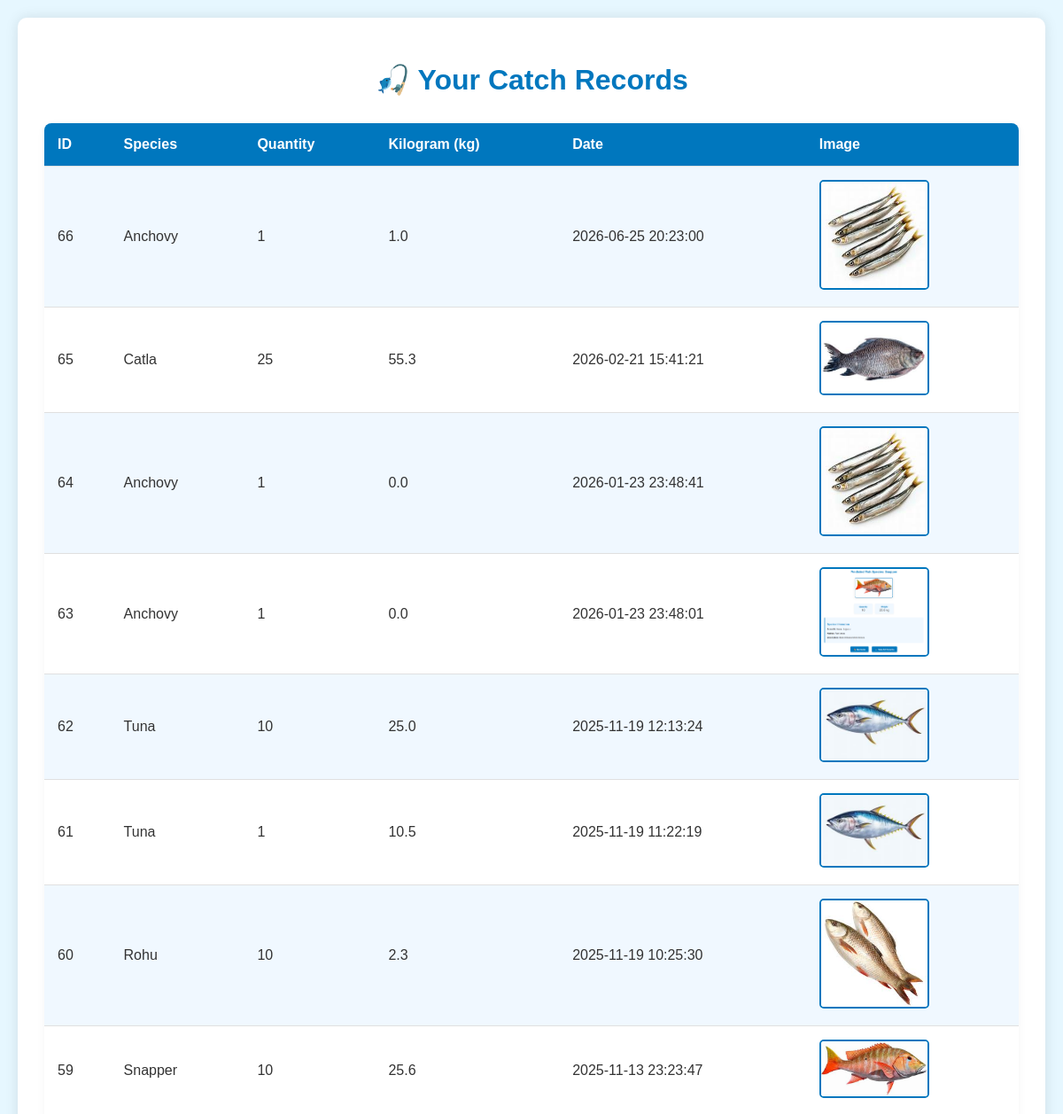
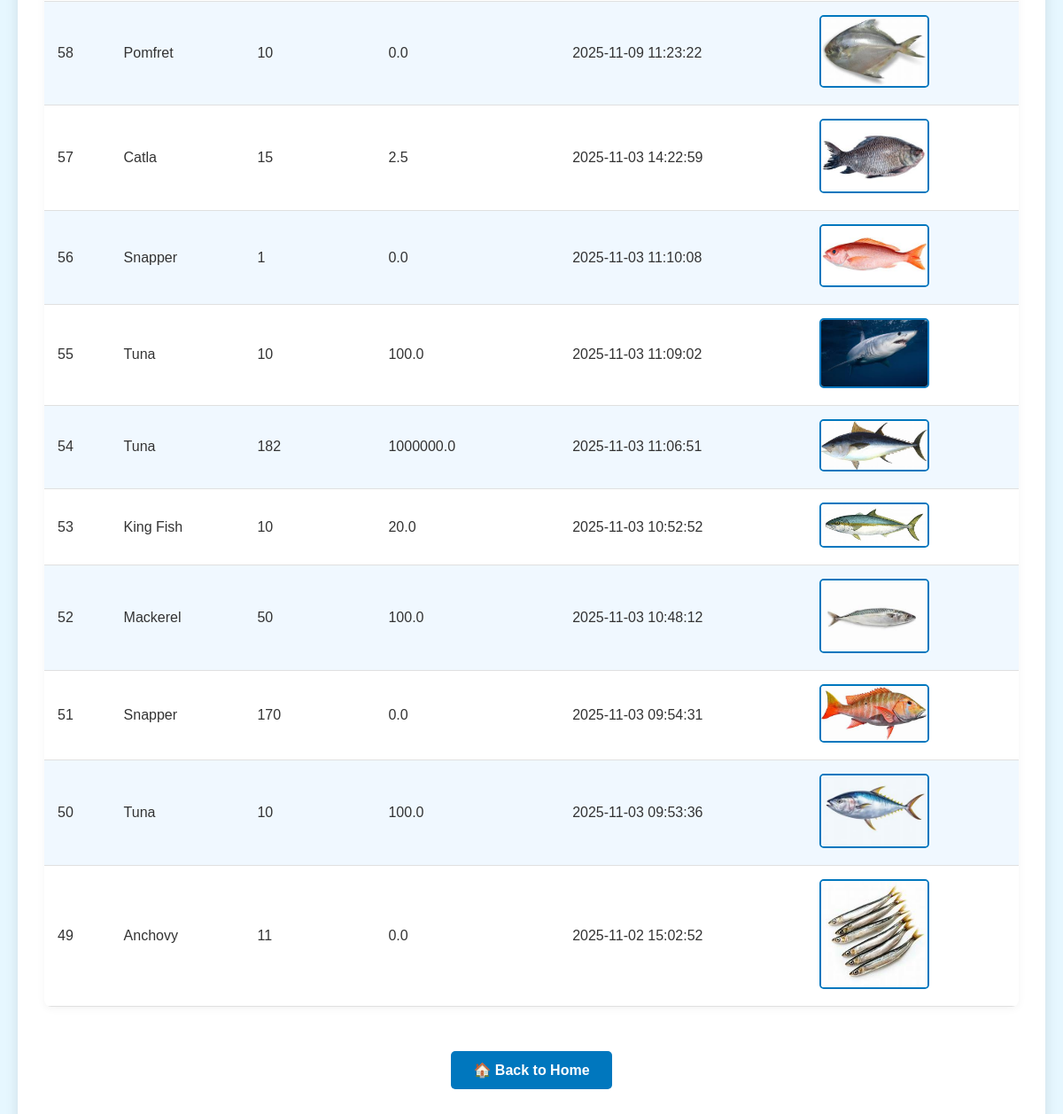
Page /records on the committed database (2 pictures, top to bottom).
### tables this page shows
CREATE TABLE records (
                    id INTEGER PRIMARY KEY AUTOINCREMENT,
                    species TEXT,
                    quantity INTEGER,
                    kilogram REAL,
                    date TEXT,
                    image TEXT
                );

### app.py (the view)
@app.route('/records')
def records():
    conn = sqlite3.connect(DB_PATH)
    c = conn.cursor()
    c.execute("SELECT * FROM records ORDER BY id DESC")
    rows = c.fetchall()
    conn.close()
    return render_template('records.html', records=rows)

### templates/records.html (shortened to what this page needs)
<!DOCTYPE html>
<html>
<head>
</head>
<body>
    <div class="container">
        <h1>🎣 Your Catch Records</h1>
        {% if records %}
        <table>
            <tr>
                <th>ID</th>
                <th>Species</th>
                <th>Quantity</th>
                <th>Kilogram (kg)</th>
                <th>Date</th>
                <th>Image</th>
            </tr>
            {% for r in records %}
            <tr>
                <td>{{ r[0] }}</td>
                <td>{% if r[1] %}{{ r[1] }}{% else %}Unknown{% endif %}</td>
                <td>{{ r[2] }}</td>
                <td>{{ r[3] }}</td>
                <td>{{ r[4] }}</td>
                <td>
                    {% if r[5] and r[5] is string %}
                        <img src="{{ url_for('static', filename=r[5].split('/')[-1]) }}" alt="{{ r[1] }}">
                    {% else %}
                        <span>No Image</span>
                    {% endif %}
                </td>
            </tr>
            {% endfor %}
        </table>
        {% else %}
        <div class="no-records">
            <p>No catch records found. Start by adding your first catch!</p>
        </div>
        {% endif %}
        <div class="btn-container">
            <a href="/" class="btn">🏠 Back to Home</a>
        </div>
    </div>
</body>
</html>

### templates/records.html (style rules this page uses)
body { font-family: Arial, sans-serif; margin: 0; padding: 20px; background-color: #e6f7ff; color: #333; }
.container { max-width: 1200px; margin: 0 auto; background-color: white; border-radius: 10px; padding: 30px; box-shadow: 0 0 15px rgba(0,0,0,0.1); animation: fadeIn 0.5s ease-in-out; }
h1 { color: #0077be; text-align: center; margin-bottom: 30px; }
table { width: 100%; border-collapse: collapse; margin-top: 20px; box-shadow: 0 2px 10px rgba(0,0,0,0.05); border-radius: 8px; overflow: hidden; }
th, td { padding: 15px; text-align: left; border-bottom: 1px solid #e0e0e0; }
th { background-color: #0077be; color: white; font-weight: bold; }
tr:nth-child(even) { background-color: #f0f8ff; }
img { max-width: 120px; height: auto; border-radius: 5px; border: 2px solid #0077be; transition: transform 0.3s; }
.btn { display: inline-block; padding: 12px 25px; margin: 20px auto; background-color: #0077be; color: white; text-decoration: none; border-radius: 5px; transition: background-color 0.3s, transform 0.2s; font-weight: bold; text-align: center; }
.btn-container { text-align: center; margin-top: 30px; }

### rows in the picture
records: id "66", species "Anchovy", quantity "1", kilogram "1.0", date "2026-06-25 20:23:00", image (picture)
records: id "65", species "Catla", quantity "25", kilogram "55.3", date "2026-02-21 15:41:21", image (picture)
records: id "64", species "Anchovy", quantity "1", kilogram "0.0", date "2026-01-23 23:48:41", image (picture)
records: id "63", species "Anchovy", quantity "1", kilogram "0.0", date "2026-01-23 23:48:01", image (picture)
records: id "62", species "Tuna", quantity "10", kilogram "25.0", date "2025-11-19 12:13:24", image (picture)
records: id "61", species "Tuna", quantity "1", kilogram "10.5", date "2025-11-19 11:22:19", image (picture)
records: id "60", species "Rohu", quantity "10", kilogram "2.3", date "2025-11-19 10:25:30", image (picture)
records: id "59", species "Snapper", quantity "10", kilogram "25.6", date "2025-11-13 23:23:47", image (picture)
records: id "58", species "Pomfret", quantity "10", kilogram "0.0", date "2025-11-09 11:23:22", image (picture)
records: id "57", species "Catla", quantity "15", kilogram "2.5", date "2025-11-03 14:22:59", image (picture)
records: id "56", species "Snapper", quantity "1", kilogram "0.0", date "2025-11-03 11:10:08", image (picture)
records: id "55", species "Tuna", quantity "10", kilogram "100.0", date "2025-11-03 11:09:02", image (picture)
records: id "54", species "Tuna", quantity "182", kilogram "1000000.0", date "2025-11-03 11:06:51", image (picture)
records: id "53", species "King Fish", quantity "10", kilogram "20.0", date "2025-11-03 10:52:52", image (picture)
records: id "52", species "Mackerel", quantity "50", kilogram "100.0", date "2025-11-03 10:48:12", image (picture)
records: id "51", species "Snapper", quantity "170", kilogram "0.0", date "2025-11-03 09:54:31", image (picture)
records: id "50", species "Tuna", quantity "10", kilogram "100.0", date "2025-11-03 09:53:36", image (picture)
records: id "49", species "Anchovy", quantity "11", kilogram "0.0", date "2025-11-02 15:02:52", image (picture)
